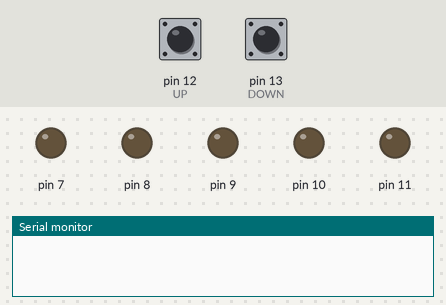
The sketch below on a simulated Arduino Uno, built with avr-gcc and run on an emulated ATmega328P. Parts: output pins drawn as LEDs (lit = HIGH), the last lines printed to the serial monitor. Inputs (shaded band) come from the test bench; at power-on: pin 12 (UP) LOW, pin 13 (DOWN) LOW.

Above: at 1.2 s.
1.3 s: pin 12 (UP) pulled HIGH for 1 s
At 2.8 s:
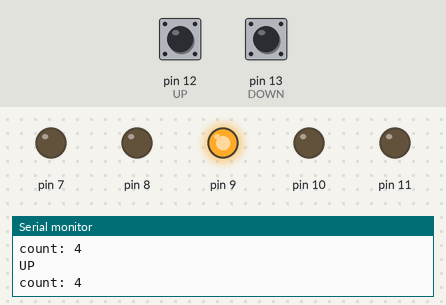
3.8 s: pin 13 (DOWN) pulled HIGH for 0.15 s
At 4.4 s:
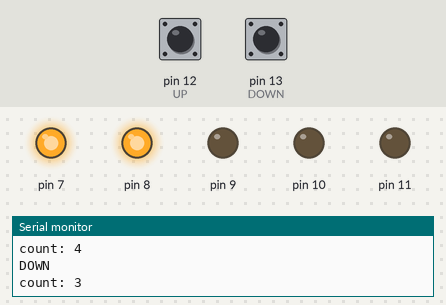
5.4 s: pin 13 (DOWN) pulled HIGH for 1 s
At 5.47 s:
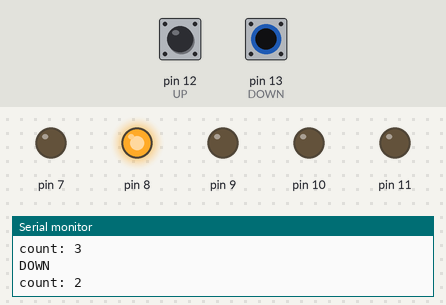
7.9 s: pin 12 (UP) pulled HIGH for 0.15 s
At 9.4 s:
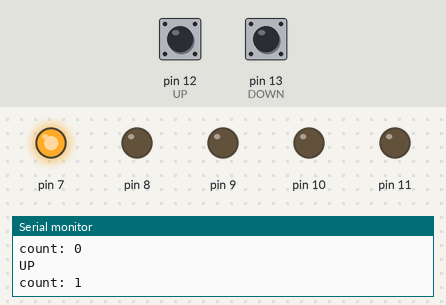
Timing chart, 0 to 10.5 s (numbered marks = the images above; inputs shaded):
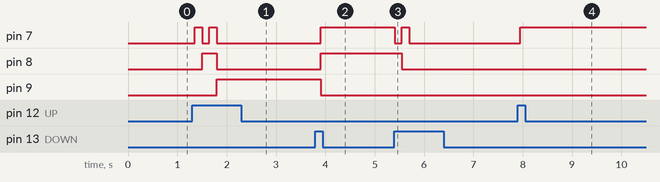

The sketch:

problem4.ino
```cpp
// 演習課題4: カウントアップとカウントダウン機能の実現

// defineはコンパイル時にマクロ変換される
#define UP 12    // カウントアップボタン
#define DOWN 13  // カウントダウンボタン
#define MAX 4    // カウントする上限(最大値)
#define MIN 0    // カウントする下限(最小値)

/**
 * 関数名: setup
 * 引数: なし
 * 処理: 各初期設定のため初回のみ実行
 */
void setup() {
    // put your setup code here, to run once:

    // 各ピンのモード設定
    for (int i = 7; i < 14; i++) {
        if (i < 12) {  // 7-11番ピンの設定
            pinMode(i, OUTPUT);    // 出力モードに設定
            digitalWrite(i, LOW);  // LED消灯
        } else {       // 12，13番ピンの設定
            pinMode(i, INPUT);     // 入力モードに設定
        }
    }

    Serial.begin(9600);  // シリアルモニタ初期化
}

int count = 0;  // 現在表示している値(10進数)

/**
 * 関数名: loop
 * 引数: なし
 * 処理: 無限ループ．押されたボタンによって，カウントアップ，ダウンする10進数を2進数で表現
 */
void loop() {
    // put your main code here, to run repeatedly:

    // カウントアップボタンが押された場合
    if (digitalRead(UP) == HIGH) {
        // UPボタンが押されたことを表示(最後の文字の後に改行)
        Serial.println("UP");

        // カウントする上限以下の場合(最大値以下)
        if (count < MAX) {
            count++;  // 現在の値+1(カウントアップ)

            // 点灯しているLEDを切り替える
            for (int i = 7; i < 10; i++) {
                // ビットシフトにより0の桁と1の桁を消灯，点灯に対応つけて表示
                digitalWrite(i, (count & (1 << (i - 7)) ? HIGH : LOW));
            }

            // count++;
            // Serial.print("count: ");
            // Serial.println(count);
        }

        // 現在表示している値の10進数を表示
        Serial.print("count: ");  // 最後の文字の後に改行しない
        Serial.println(count);    // 最後の文字の後に改行
    }

    // カウントダウンボタンが押された場合
    if (digitalRead(DOWN) == HIGH) {
        // ダウンボタンが押されたことを表示(最後の文字の後に改行)
        Serial.println("DOWN");

        // カウントする下限以上の場合(最小値以上)
        if (MIN < count) {
            count--;  // 現在表示している値-1(カウントダウン)

            // 点灯しているLEDを切り替える
            for (int i = 7; i < 10; i++) {
                // ビットシフトにより0の桁と1の桁を消灯，点灯に対応つけて表示
                digitalWrite(i, (count & (1 << (i - 7)) ? HIGH : LOW));
            }

            // --count;
            // Serial.print("count: ");
            // Serial.println(count);
        }

        // 現在表示している値の10進数を表示
        Serial.print("count: ");  // 最後の文字の後に改行しない
        Serial.println(count);    // 最後の文字の後に改行
    }

    delay(150);  // 遅延(チャタリング防止)
}
```

Measured:
- after the input at 1.3 s, pin 7: alternates HIGH for 0.15 s and LOW for 0.15 s, 4 changes in all, then stays LOW, starting after 0.05 s; pin 8: LOW → HIGH after 0.20 s, → LOW 0.30 s later; pin 9: LOW → HIGH after 0.50 s
- after the input at 3.8 s, pin 7, pin 8: LOW → HIGH after 0.10 s; pin 9: HIGH → LOW after 0.10 s
- after the input at 5.4 s, pin 7: HIGH → LOW at once, → HIGH 0.15 s later, → LOW 0.15 s later; pin 8: HIGH → LOW after 0.15 s
- after the input at 7.9 s, pin 7: LOW → HIGH after 0.05 s
